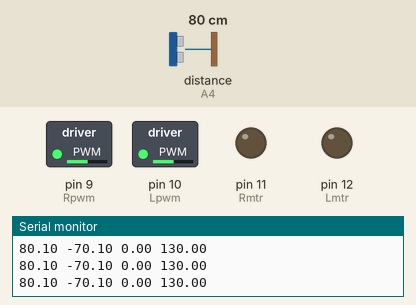
This sketch was run on a simulated Arduino Uno, built with avr-gcc and run on an emulated ATmega328P. On the bench: switched loads named in the sketch (green lamp = pin HIGH), output pins drawn as LEDs (lit = HIGH), the last lines printed to the serial monitor. Wiring (inferred from the names in the program): ultrasonic range finder: trigger A3; echo A4. The inputs (shaded band) are chosen by the test bench; at power-on: distance to the obstacle (sensor on A4) 80 cm. The echo pulse lasts 58.3 µs per cm; pins used as bus, display or sensor lines are not drawn.

Above: at 1.2 s.
1.3 s: distance to the obstacle (sensor on A4) set to 18 cm
At 1.51 s:
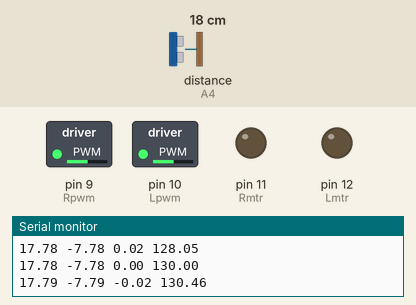
4.3 s: distance to the obstacle (sensor on A4) set to 2 cm
At 5.1 s:
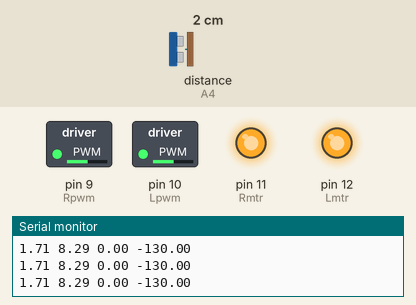
5.8 s: distance to the obstacle (sensor on A4) set to 8 cm
At 6.8 s:
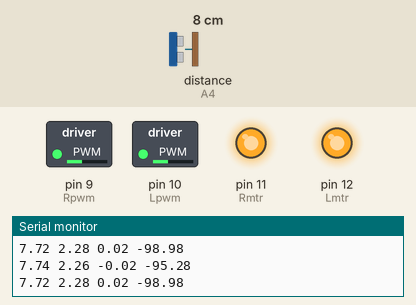
8.8 s: distance to the obstacle (sensor on A4) set to 9 cm
At 10.0 s:
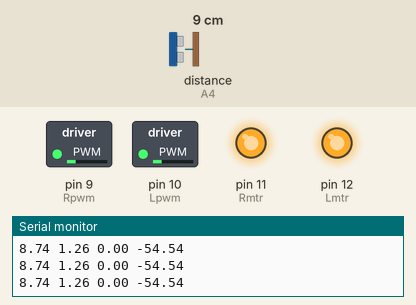
10.3 s: distance to the obstacle (sensor on A4) set to 35 cm
At 11.5 s:
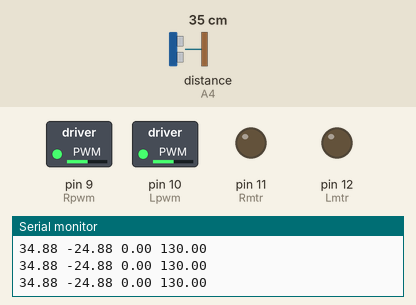
11.8 s: distance to the obstacle (sensor on A4) set to 4 cm
At 12.3 s:
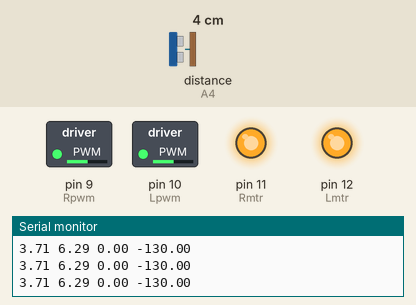
Timing chart, 0 to 14.8 s (numbered marks = the images above; inputs shaded):
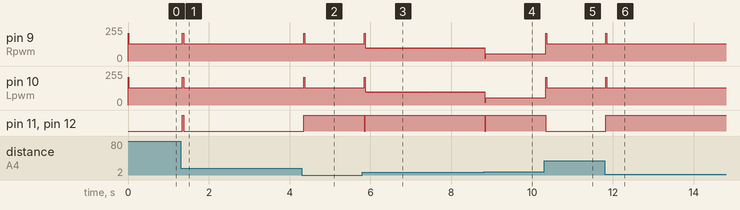

Measured:
- after the input at 1.3 s, pin 9 (Rpwm), pin 10 (Lpwm): 130/255 → 210/255 after 0.05 s, then repeats every 0.05 s: 130/255 0.03 s, 128/255 0.03 s; pin 11 (Rmtr), pin 12 (Lmtr): LOW → HIGH after 0.05 s, → LOW 0.03 s later
- after the input at 4.3 s, pin 11 (Rmtr), pin 12 (Lmtr): LOW → HIGH after 0.05 s
- after the input at 5.8 s, pin 9 (Rpwm), pin 10 (Lpwm): 130/255 → 210/255 after 0.05 s, then repeats every 0.05 s: 98/255 0.02 s, 95/255 0.02 s; pin 11 (Rmtr), pin 12 (Lmtr): HIGH → LOW after 0.05 s, → HIGH 0.02 s later
- after the input at 8.8 s, pin 11 (Rmtr), pin 12 (Lmtr): HIGH → LOW at once, → HIGH 0.02 s later
- after the input at 10.3 s, pin 9 (Rpwm), pin 10 (Lpwm): 54/255 → 130/255 at once; pin 11 (Rmtr), pin 12 (Lmtr): HIGH → LOW at once
- after the input at 11.8 s, pin 9 (Rpwm), pin 10 (Lpwm): 130/255 → 210/255 at once, → 130/255 0.02 s later; pin 11 (Rmtr), pin 12 (Lmtr): LOW → HIGH at once

The sketch:

MMC.ino
```cpp
#define Lmtr 12
#define Rmtr 11
#define Lpwm 10
#define Rpwm 9
#define trig A3
#define echo A4

int i,j;
double duration, distance;
//--------inisialisasi variable fuzzy-------//
int NB=0;int NK=1;int Z=2;int PK=3;int PB=4;
double error1,error2,delerror;
double fuzzError[5];
double fuzzDelError[5];
double alpha[5][5];


double defuzz, S_alpha,pwmmotor,setpoint;
double output[5][5];

int muC=-210;int muL=-130;int D=0;int maL=130;int maC=210;

void setup() {
  // put your setup code here, to run once:
  pinMode(Lmtr,OUTPUT);
  pinMode(Rmtr,OUTPUT);
  pinMode(Lpwm,OUTPUT);
  pinMode(Rpwm,OUTPUT);
  pinMode(trig,OUTPUT);
  pinMode(echo,INPUT);

  Serial.begin(9600);
}

void loop() {

error2=error1;
readSensor();
error1=10-distance;
delerror=error1-error2;


//--------------fuzzifikasi error-----------------//
fuzzError[NB]=FATrapesium1(error1,-5,-3);
fuzzError[NK]=FASegitiga(error1,-5,-3,0);
fuzzError[Z]=FASegitiga(error1,-3,0,3);
fuzzError[PK]=FASegitiga(error1,0,3,5);
fuzzError[PB]=FATrapesium2(error1,3,5);

//--------------fuzzifikasi delta error-----------------//
fuzzDelError[NB]=FATrapesium1(delerror,-5,-3);
fuzzDelError[NK]=FASegitiga(delerror,-5,-3,0);
fuzzDelError[Z]=FASegitiga(delerror,-3,0,3);
fuzzDelError[PK]=FASegitiga(delerror,0,3,5);
fuzzDelError[PB]=FATrapesium2(delerror,3,5);

//---------------------implikasi/rule evaluation----------------//
for (i=0;i<5;i++)
 {
  for (j=0;j<5;j++)
    {
      alpha[i][j]=min(fuzzError[i],fuzzDelError[j]);
    }
 }
 initiallizeRule();

//-----------------defuzzifikasi---------------//
 defuzzy();
 pwmmotor=defuzz;

Serial.print(distance); Serial.print(" ");
Serial.print(error1); Serial.print(" ");
Serial.print(delerror); Serial.print(" ");
Serial.println(pwmmotor);


//printS();
 motorKanan(pwmmotor);
 motorKiri(pwmmotor);
// delay(100);
// delay(10);

}

void readSensor()
{
  digitalWrite(trig, LOW);
  delayMicroseconds(2);
  digitalWrite(trig,HIGH);
  delayMicroseconds(10);
  digitalWrite(trig,LOW);
  duration=pulseIn(echo,HIGH);
  distance=duration/58;

}


void motorKiri(int k)
{
if (k >= 0){ digitalWrite (Lmtr,LOW); }
else { digitalWrite (Lmtr, HIGH);}
analogWrite(Lpwm,abs(k));
}
void motorKanan(int k)
{
if (k >= 0){ digitalWrite (Rmtr,LOW); }
else { digitalWrite (Rmtr, HIGH);}
analogWrite(Rpwm,abs(k));
}
```

defuzzifikasi.ino
```cpp
void defuzzy()
{
defuzz=0;
S_alpha=0;
  for (i=0;i<5;i++)
   {
     for(j=0;j<5;j++)
     {
        defuzz= defuzz+(alpha[i][j]*output[i][j]);
          S_alpha=S_alpha+alpha[i][j];
     }
   }
   defuzz=defuzz/S_alpha;
}
```

fuzzikasi.ino
```cpp
double FASegitiga(double s, double a, double b, double c)
{
  double output;
         if (s < a || s > c)
           {
                output = 0;
            }
            else if (s >= a && s <= b)
            {
               output = (s - a) / (b - a);
            }
            else if (s > b && s <= c)
            {
                output = (c - s) / (c - b);
            }
return output;
}

double FATrapesium1(double s, double a, double b)
{
  double output;
         if (s < a)
           {
                output = 1;
            }

            else if (s > a && s <= b)
            {
                output = (b - s) / (b - a);
            }
            else if (s>b)
            {
              output=0;

            }
return output;
}

double FATrapesium2(double s, double a, double b)
{
  double output;
         if ( s < a)
           {
                output = 0;
            }
            else if (s >= a && s <= b)
            {
               output = (s - a) / (b - a);
            }
              else if (s>b)
            {
              output=1;

            }

return output;
}
```

print_.ino
```cpp
void printS()
{
  Serial.print ("a");
  Serial.print (distance*100);
  Serial.print ("b");
  Serial.print (error1*100);
  Serial.print ("c");
  Serial.print (delerror*100);
  Serial.print ("d");
  Serial.print (fuzzError[0]*100);
  Serial.print ("e");
  Serial.print (fuzzError[1]*100);
  Serial.print ("f");
  Serial.print (fuzzError[2]*100);
  Serial.print ("g");
  Serial.print (fuzzError[3]*100);
  Serial.print ("h");
  Serial.print (fuzzError[4]*100);
  Serial.print ("i");
  Serial.print (fuzzDelError[0]*100);
  Serial.print ("j");
  Serial.print (fuzzDelError[1]*100);
  Serial.print ("k");
  Serial.print (fuzzDelError[2]*100);
  Serial.print ("l");
  Serial.print (fuzzDelError[3]*100);
  Serial.print ("m");
  Serial.print (fuzzDelError[4]*100);
  Serial.print ("n");
  Serial.print (output[0][0]*100);
  Serial.print ("o");
  Serial.print (output[1][0]*100);
  Serial.print ("p");
  Serial.print (output[2][0]*100);
  Serial.print ("q");
  Serial.print (output[3][0]*100);
  Serial.print ("r");
  Serial.print (output[4][0]*100);
  Serial.print ("s");
  Serial.print (output[0][1]*100);
  Serial.print ("t");
  Serial.print (output[1][1]*100);
  Serial.print ("u");
  Serial.print (output[2][1]*100);
  Serial.print ("v");
  Serial.print (output[3][1]*100);
  Serial.print ("w");
  Serial.print (output[4][1]*100);
  Serial.print ("z");
  Serial.print (output[0][2]*100);
  Serial.print ("y");
  Serial.print (output[1][2]*100);
  Serial.print ("z");
  Serial.print (output[2][2]*100);
  Serial.print ("A");
  Serial.print (output[3][2]*100);
  Serial.print ("B");
  Serial.print (output[4][2]*100);
  Serial.print ("C");
  Serial.print (output[0][3]*100);
  Serial.print ("D");
  Serial.print (output[1][3]*100);
  Serial.print ("E");
  Serial.print (output[2][3]*100);
  Serial.print ("F");
  Serial.print (output[3][3]*100);
  Serial.print ("G");
  Serial.print (output[4][3]*100);
  Serial.print ("H");
  Serial.print (output[0][4]*100);
  Serial.print ("I");
  Serial.print (output[1][4]*100);
  Serial.print ("J");
  Serial.print (output[2][4]*100);
  Serial.print ("K");
  Serial.print (output[3][4]*100);
  Serial.print ("L");
  Serial.print (output[4][4]*100);
  Serial.print ("M");
  Serial.print(defuzz);

}
```

rule.ino
```cpp
void initiallizeRule()
{
//------------- row 1 -------------//
output[0][0]=maC;
output[1][0]=maC;
output[2][0]=maC;
output[3][0]=maC;
output[4][0]=maC;
//------------- row 2 -------------//
output[0][1]=maC;
output[1][1]=maL;
output[2][1]=maL;
output[3][1]=maL;
output[4][1]=maC;
//------------- row 3 -------------//
output[0][2]=maL;
output[1][2]=maL;
output[2][2]=D;
output[3][2]=muL;
output[4][2]=muL;
//------------- row 4 -------------//
output[0][3]=muC;
output[1][3]=muL;
output[2][3]=muL;
output[3][3]=muL;
output[4][3]=muC;
//------------- row 5 -------------//
output[0][4]=muC;
output[1][4]=muC;
output[2][4]=muC;
output[3][4]=muC;
output[4][4]=muC;


}
```
